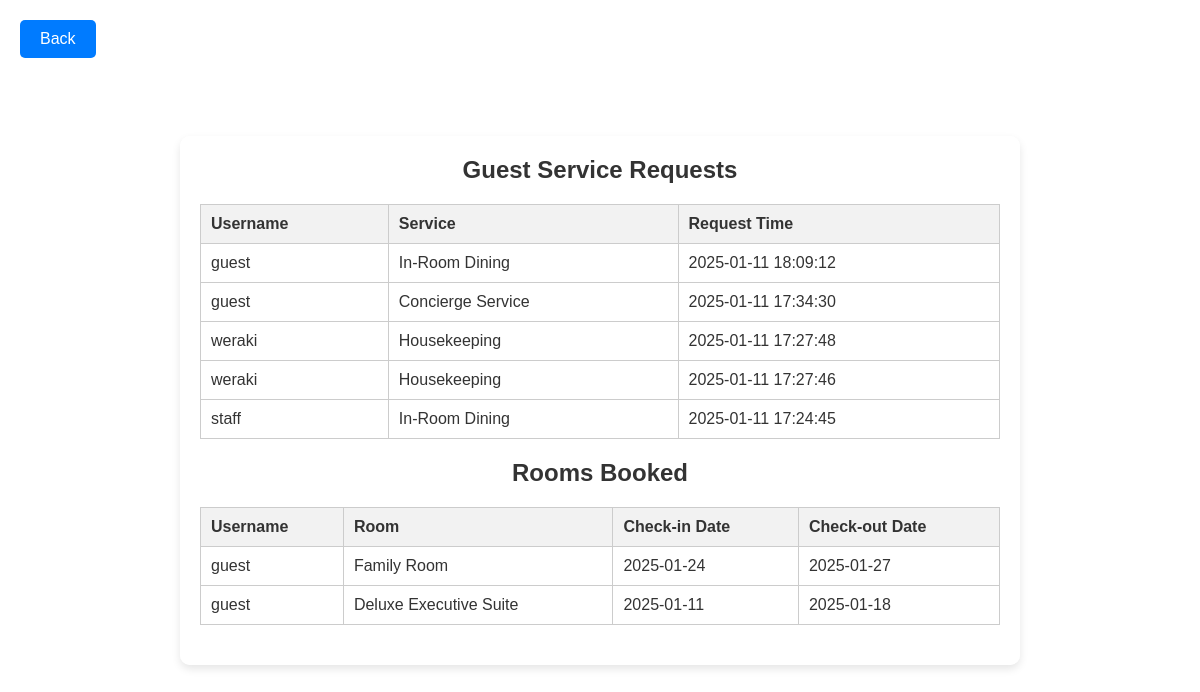
Page /staff/staff_home.php (signed in) on the committed database.
### tables this page shows
CREATE TABLE `service_requests` (
  `id` int(11) NOT NULL,
  `username` varchar(50) NOT NULL,
  `service` varchar(100) NOT NULL,
  `request_time` timestamp NOT NULL DEFAULT current_timestamp()
);

CREATE TABLE `room_bookings` (
  `id` int(11) NOT NULL,
  `username` varchar(50) NOT NULL,
  `room_id` int(11) NOT NULL,
  `check_in_date` date NOT NULL,
  `check_out_date` date NOT NULL
);

CREATE TABLE `rooms` (
  `id` int(11) NOT NULL,
  `name` varchar(255) NOT NULL,
  `description` text NOT NULL,
  `price` decimal(10,2) NOT NULL,
  `image` varchar(255) NOT NULL
);

### staff/staff_home.php (the view, shortened to what this page needs)
<?php
include('../db_connection.php');
$sql_service_requests = "SELECT * FROM service_requests ORDER BY request_time DESC";
$result_service_requests = $conn->query($sql_service_requests);
$sql_room_bookings = "SELECT rb.*, r.name AS room_name FROM room_bookings rb JOIN rooms r ON rb.room_id = r.id ORDER BY rb.check_in_date DESC";
$result_room_bookings = $conn->query($sql_room_bookings);
?>
<!DOCTYPE html>
<html lang="en">
<head>
    <link rel="stylesheet" href="../css/style.css">
</head>
<body>
    <a href="../home.php" class="back-button">Back</a>
    <div class="container">
        <h2>Guest Service Requests</h2>
        <?php if ($result_service_requests->num_rows > 0) { ?>
            <table>
                <thead>
                    <tr>
                        <th>Username</th>
                        <th>Service</th>
                        <th>Request Time</th>
                    </tr>
                </thead>
                <tbody>
                    <?php while ($row = $result_service_requests->fetch_assoc()) { ?>
                        <tr>
                            <td><?php echo $row['username']; ?></td>
                            <td><?php echo $row['service']; ?></td>
                            <td><?php echo $row['request_time']; ?></td>
                        </tr>
                    <?php } ?>
                </tbody>
            </table>
        <?php } else { ?>
            <p>No service requests found.</p>
        <?php } ?>
        <h2>Rooms Booked</h2>
        <?php if ($result_room_bookings->num_rows > 0) { ?>
            <table>
                <thead>
                    <tr>
                        <th>Username</th>
                        <th>Room</th>
                        <th>Check-in Date</th>
                        <th>Check-out Date</th>
                    </tr>
                </thead>
                <tbody>
                    <?php while ($row = $result_room_bookings->fetch_assoc()) { ?>
                        <tr>
                            <td><?php echo $row['username']; ?></td>
                            <td><?php echo $row['room_name']; ?></td>
                            <td><?php echo $row['check_in_date']; ?></td>
                            <td><?php echo $row['check_out_date']; ?></td>
                        </tr>
                    <?php } ?>
                </tbody>
            </table>
        <?php } else { ?>
            <p>No room bookings found.</p>
        <?php } ?>
    </div>
</body>
</html>

### css/style.css (style rules this page uses)
body { font-family: Arial, sans-serif; margin: 0; padding: 0; background-color: aliceblue; color: #333; }
h1, h2, h3, h4, h5, h6 { margin: 0; padding: 0; }
a { color: #007BFF; text-decoration: none; }

### staff/staff_home.php (style rules this page uses)
body { font-family: Arial, sans-serif; background: url('../img/staff_home_bg.jpg') no-repeat center center fixed; background-size: cover; margin: 0; padding: 0; display: flex; justify-content: center; align-items: center; flex-direction: column; min-height: 100vh; }
.container { background-color: rgba(255, 255, 255, 0.9); padding: 20px; border-radius: 10px; box-shadow: 0 4px 8px rgba(0, 0, 0, 0.1); max-width: 800px; width: 100%; margin: 20px; }
h2 { text-align: center; margin-bottom: 20px; }
table { width: 100%; border-collapse: collapse; margin-bottom: 20px; }
table, th, td { border: 1px solid #ccc; }
th, td { padding: 10px; text-align: left; }
th { background-color: #f2f2f2; }
.back-button { position: absolute; top: 20px; left: 20px; background-color: #007BFF; color: white; padding: 10px 20px; text-decoration: none; border-radius: 5px; }

### rows in the picture
service_requests: username "guest", service "In-Room Dining", request_time "2025-01-11 18:09:12"
service_requests: username "guest", service "Concierge Service", request_time "2025-01-11 17:34:30"
service_requests: username "weraki", service "Housekeeping", request_time "2025-01-11 17:27:48"
service_requests: username "weraki", service "Housekeeping", request_time "2025-01-11 17:27:46"
service_requests: username "staff", service "In-Room Dining", request_time "2025-01-11 17:24:45"
room_bookings: username "guest", room.name "Family Room", check_in_date "2025-01-24", check_out_date "2025-01-27"
room_bookings: username "guest", room.name "Deluxe Executive Suite", check_in_date "2025-01-11", check_out_date "2025-01-18"
